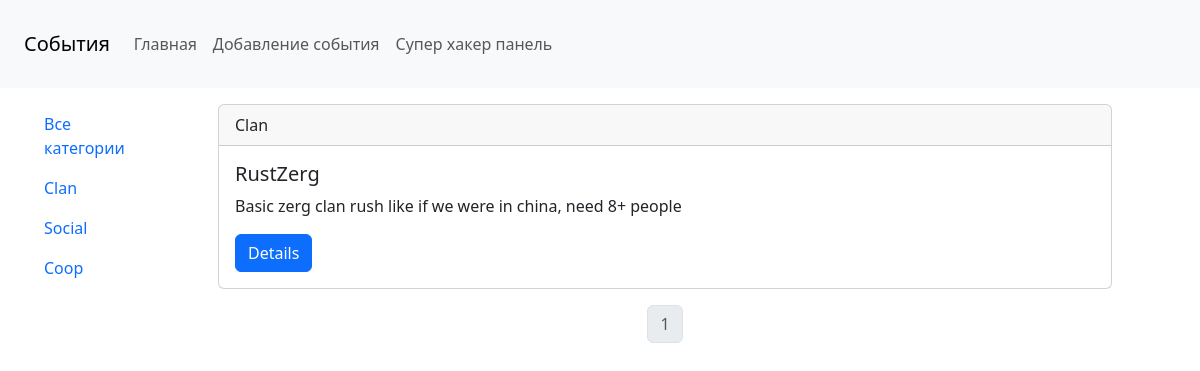
Page /category/1/ on the committed database.
### index/models.py (models this page shows, shortened)
class Category(models.Model):
    name = models.CharField(max_length=100, db_index=True, verbose_name='Категория')
    slug = models.SlugField(max_length=255, unique=True, db_index=True, verbose_name='URL')
    def __str__(self):
        return self.name
    def get_absolute_url(self):
        return reverse('category', kwargs={'cat_slug': self.pk})
    class Meta:
        verbose_name = 'Категория'
        verbose_name_plural = 'Категории'
        ordering = ['id']

class Event(models.Model):
    title = models.CharField(max_length=255, verbose_name='Заголовок')
    slug = models.SlugField(max_length=255, unique=True, db_index=True, verbose_name='URL')
    content = models.TextField(blank=True, verbose_name='Описание')
    time_create = models.DateTimeField(auto_now_add=True, verbose_name='Время создания')
    time_update = models.DateTimeField(auto_now=True, verbose_name='Время изменения')
    category = models.ForeignKey('Category', on_delete=models.PROTECT, null=True, verbose_name='Категория')
    def get_absolute_url(self):
        return reverse('event', kwargs={'event_slug': self.slug})
    class Meta:
        verbose_name = 'Событие'
        verbose_name_plural = 'События'
        ordering = ['-time_create', 'title']

### index/views.py (the view)
# urls.py: path('category/<slug:cat_slug>/', CategoryView.as_view(), name='category'),
class CategoryView(DataMixin, ListView):
    model = Event
    template_name = 'index/index.html'
    context_object_name = 'events'
    def get_context_data(self, *, object_list=None, **kwargs):
        context = super().get_context_data(**kwargs)
        c_def = self.get_user_context(title=str(context['events'][0].category),
                                      cat_selected=context['events'][0].category.pk)
        return dict(list(context.items()) + list(c_def.items()))
    def get_queryset(self):
        cat = Category.objects.filter(slug=self.kwargs['cat_slug']).first()
        events = Event.objects.filter(category=cat)
        return events

### index/templatetags/index_tags.py (called while the page is built)
@register.inclusion_tag('index/list_categories.html')
def show_categories(sort=None, cat_selected=0):
    if not sort:
        cats = Category.objects.all()
    else:
        cats = Category.objects.order_by(sort)
    return {'cats': cats, 'cat_selected': cat_selected}

@register.inclusion_tag('index/header.html')
def show_header():
    menu = [
        {'title': 'Главная', 'url_name': 'home'},
        {'title': 'Добавление события', 'url_name': 'addevent'},
        {'title': 'Супер хакер панель', 'url_name': 'blocked'},
    ]
    return {'menu': menu}

### index/utils.py (called while the page is built)
    def get_user_context(self, **kwargs):
        context = kwargs
        cats = Category.objects.all()
        context['cats'] = cats
        if 'cat_selected' not in context:
            context['cat_selected'] = 0
        return context

### index/templates/index/index.html
{% extends 'index/base.html' %}
{% load static %}
{% block content %}
{% for event in events%}
<div class="card m-3">
  <div class="card-header">
      {{event.category}}
  </div>
  <div class="card-body">
    <h5 class="card-title">{{event.title}}</h5>
    <p class="card-text">{{event.content}}</p>
    <a href="{{ event.get_absolute_url }}" class="btn btn-primary">Details</a>
  </div>
</div>
{% endfor %}
{% endblock %}

### index/templates/index/list_categories.html
{% for cat in cats %}
    {% if cat.pk == cat_selected %}
        <li class="nav-item"><a class="nav-link active" href="{{ cat.get_absolute_url }}">{{ cat.name }}</a></li>
    {% else %}
        <li class="nav-item"><a class="nav-link" href="{{ cat.get_absolute_url }}">{{ cat.name }}</a></li>
    {% endif %}
{% endfor %}

### rows in the picture
Category: name "Clan"
Category: name "Social"
Category: name "Coop"
Event: category "Clan", title "RustZerg", content "Basic zerg clan rush like if we were in china, need 8+ people"

### other values in the picture
{{ item.title }} "Главная" "Добавление события" "Супер хакер панель"
{{ p }} "1"
